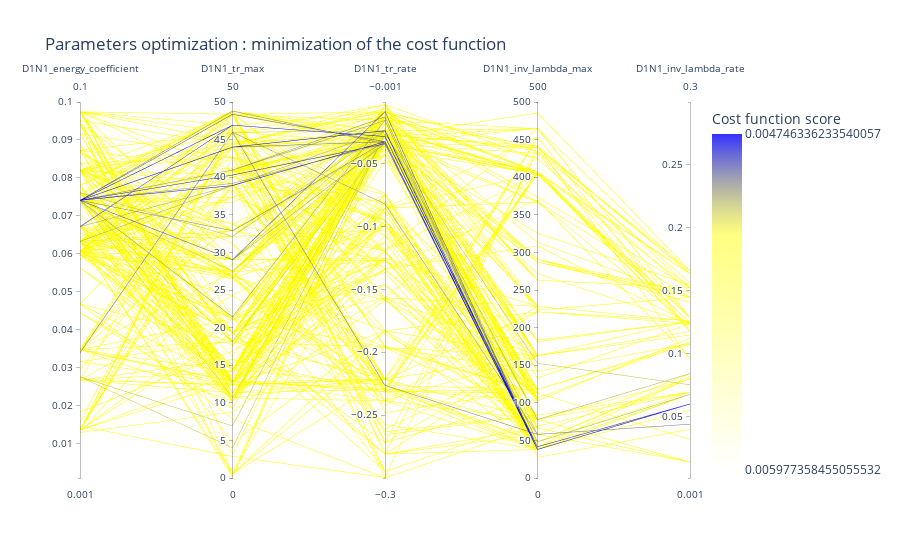

This figure's notebook cell:
### Code cell
viewer.parallel_coordinates(500, unselected_opacity=0)

### Figure 1 — Plotly figure (JSON) as saved in the notebook; plotly's stock layout.template omitted (floating-point values rounded to 4 significant figures; data arrays with more than 128 entries replaced by an {"elided": "..."} marker saying what was removed)
{"data": [{"dimensions": [{"label": "D1N1_energy_coefficient", "range": [0.001, 0.1], "values": {"elided": "500 float values"}}, {"label": "D1N1_tr_max", "range": [0, 50], "values": {"elided": "500 float values"}}, {"label": "D1N1_tr_rate", "range": [-0.3, -0.001], "values": {"elided": "500 float values"}}, {"label": "D1N1_inv_lambda_max", "range": [0, 500], "values": {"elided": "500 float values"}}, {"label": "D1N1_inv_lambda_rate", "range": [0.001, 0.3], "values": {"elided": "500 float values"}}], "line": {"color": {"elided": "500 float values"}, "colorbar": {"tickmode": "array", "ticktext": [0.004746, 0.005977], "tickvals": [-0.004746, -0.005977], "title": {"text": "Cost function score"}}, "colorscale": [[0, "rgba(0, 0, 255, 0.8)"], [0.3, "rgba(255,255,0,0.5)"], [1, "rgba(255,255,0,0.0)"]], "reversescale": true, "showscale": true}, "type": "parcoords", "unselected": {"line": {"opacity": 0}}}], "layout": {"coloraxis": {"colorbar": {"title": {"text": "Fitness"}}}, "title": {"text": "Parameters optimization : minimization of the cost function"}}}
